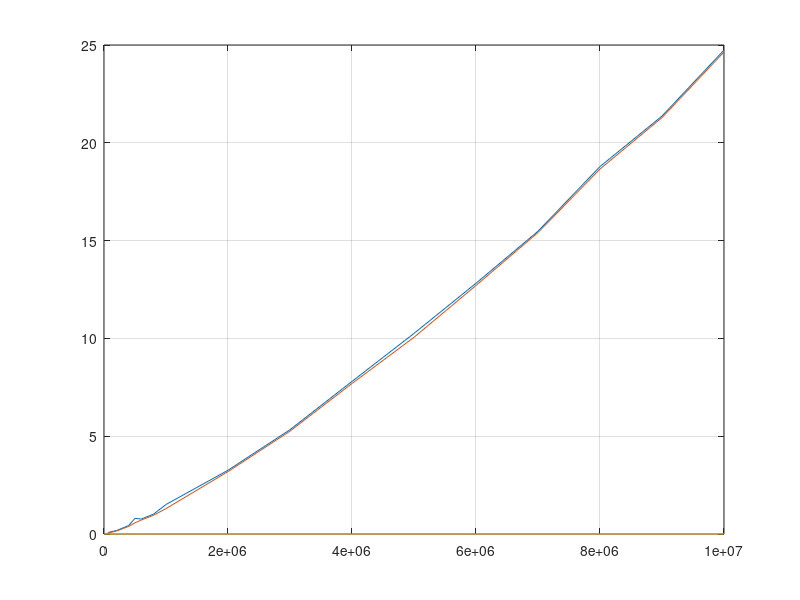

Recreate this plot in MATLAB. (Note: this script raises an error after producing the figure.)
clc, clear

x=[100,1000,5000,10000,50000,100000,200000,400000,500000,600000,800000,1000000,2000000,3000000,4000000,5000000,6000000,7000000,8000000,9000000,10000000];
y=[0.000013113021851,0.00020289421082,0.0013470649719,0.0023410320282,0.0190548897,0.11226511,0.1728079319,0.4381289482,0.80230093,0.7631549835,1.0181808472,1.5088989735,3.2591538429,5.3329069614,7.8015630245,10.2552649975,12.8199319839,15.4793660641,18.7860300541,21.3665452003,24.7402260303];
y1=[0.000017,0.000203,0.001348,0.002345,0.019009,0.072086,0.149724,0.39228,0.574172,0.711087,0.960178,1.29972,3.19078,5.259874,7.695969,10.056551,12.708296,15.415762,18.660815,21.290105,24.646092];
y2=[0,0,0,0,0,0,0,0,0,0,0,0,0,0,0,0,0,0,0,0,0];

p=plot(x,y,'-',x,y1,'-',x,y2,'-'), grid;
p(1).LineWidth=1.5;
p(2).LineWidth=1.5;
p(3).LineWidth=1.5;
legend('Real','CPU','E/S');
title('Ordenamiento Árbol Binario de Búsqueda');
ylabel('Tiempo (s)');
xlabel('Tamaño del problema (n)');